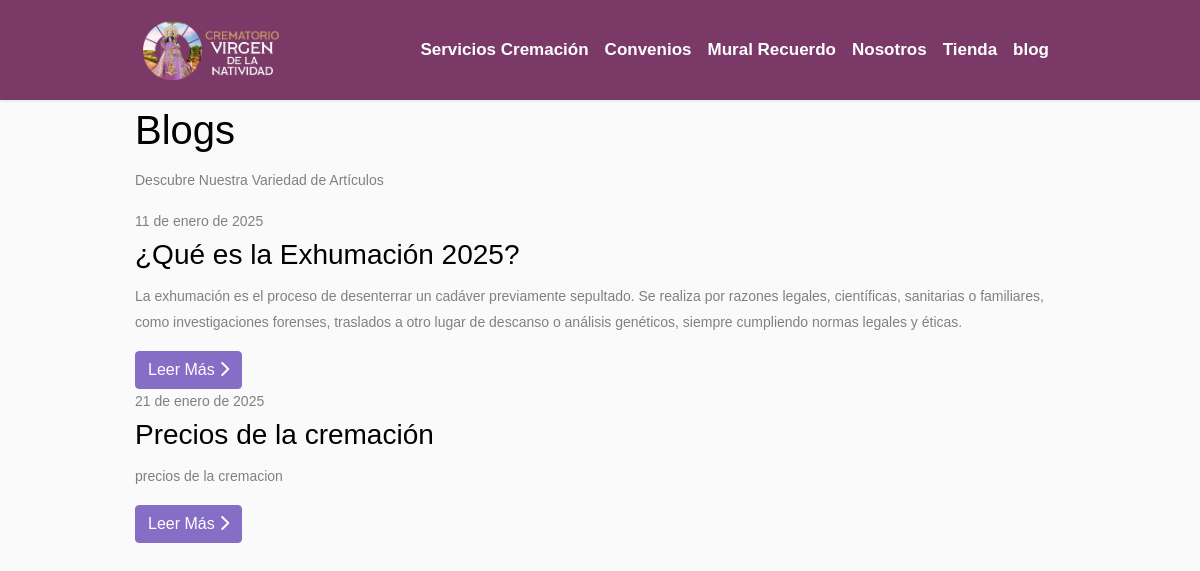
Screenshot of /blogs with the database file from the repository.
### blogs/models.py (models this page shows, shortened)
class BlogPost(models.Model):
    image_post = models.ImageField(verbose_name='Imagen', upload_to='Imagenes Blogs', blank=True, null=True)
    title_post = models.CharField(max_length=255, verbose_name='Titulo Post')
    descriptions_post = models.TextField()
    content_post = HTMLField(verbose_name='Contenido')
    date_create = models.DateField(auto_now_add=True, verbose_name='Fecha de Creación')
    slug_post = models.SlugField(unique=True, blank=True, null=True)
    is_published = models.BooleanField(default=True, verbose_name='Estado Publicación')
    class Meta:
        verbose_name = 'Blog'
        verbose_name_plural = 'Blogs'

### base/views.py (the view)
# urls.py: path('blogs', indexblog, name='blogs'),
def indexblog(request):
    obj_blog  =  BlogPost.objects.all()
    return render(request, 'blogs/index-blog.html', {'blogs': obj_blog})

### base/templates/blogs/index-blog.html (shortened to what this page needs)
{% extends 'index-crematorio.html' %}
{% block content-crematorio-principal %}
<div class="container">
    <h1>Blogs</h1>
    <p>Descubre Nuestra Variedad de Artículos</p>
    <div class="grid-blogs">
        {% for i in blogs %}
        <div class="card-blogs">
            <div class="card-body-blog">
                <span>{{ i.date_create }}</span>
                <h3>{{ i.title_post }}</h3>
                <p>{{ i.descriptions_post }}</p>
                <a href="{% url 'detail-blog' i.slug_post %}" class="btn btn-primary">Leer Más <i class="fa-solid fa-chevron-right"></i></a>
            </div>
        </div>
        {% endfor %}
    </div>
</div>
{% endblock %}

### static/css/style-fallecido.css (style rules this page uses)
* { margin: 0px; padding: 0px; }
div.container { width: 80%; }

### static/css/style-store.css (style rules this page uses)
* { margin: 0px; padding: 0; }

### static/css/style-convenios.css (style rules this page uses)
* { margin: 0px; padding: 0px; }

### rows the page displays
BlogPost: date_create "11 de enero de 2025", title_post "¿Qué es la Exhumación 2025?", descriptions_post "La exhumación es el proceso de desenterrar un cadáver previamente sepultado. Se realiza por razones legales, científicas, sanitarias o familiares, como investigaciones forenses, traslados a otro lugar de descanso o análisis genéticos, siempre cumpliendo normas legales y éticas."
BlogPost: date_create "21 de enero de 2025", title_post "Precios de la cremación", descriptions_post "precios de la cremacion"
